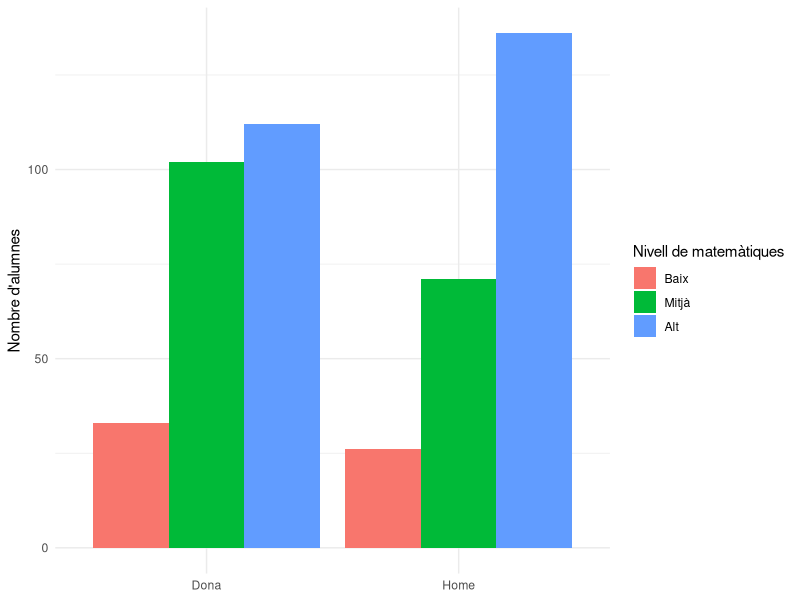
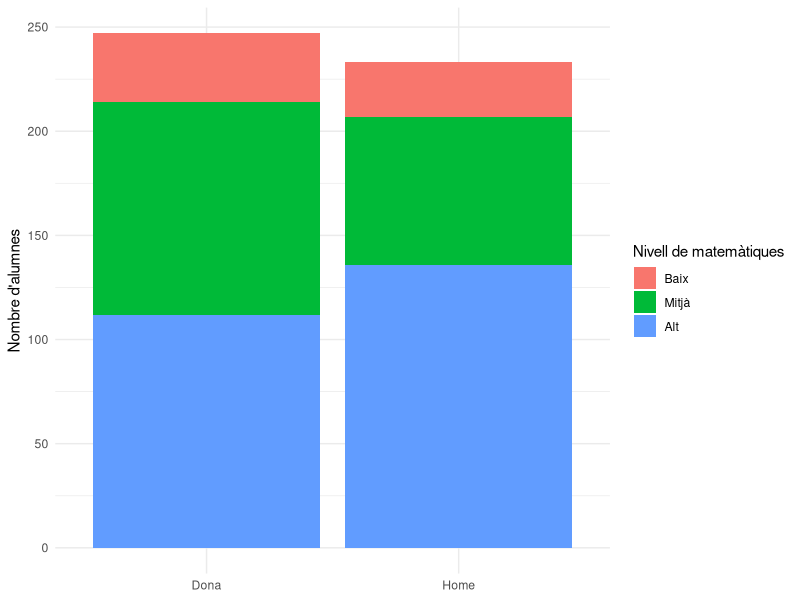
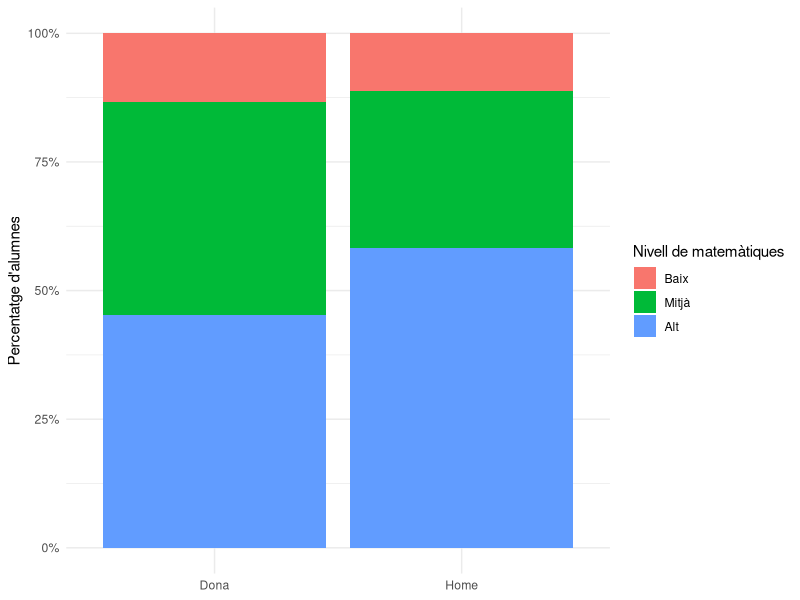
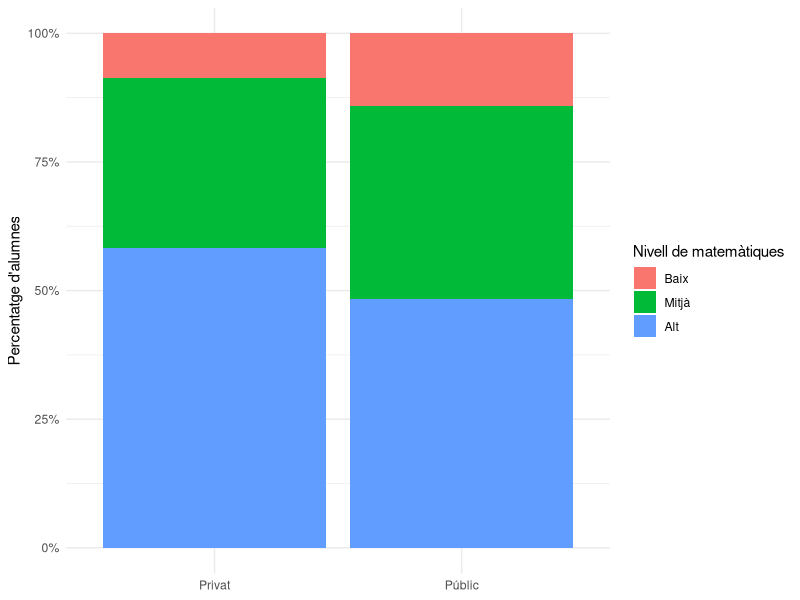
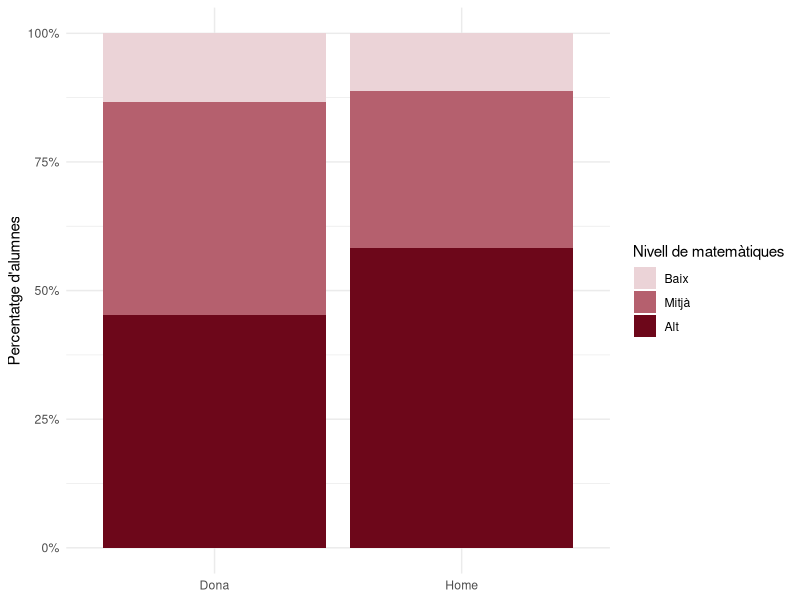
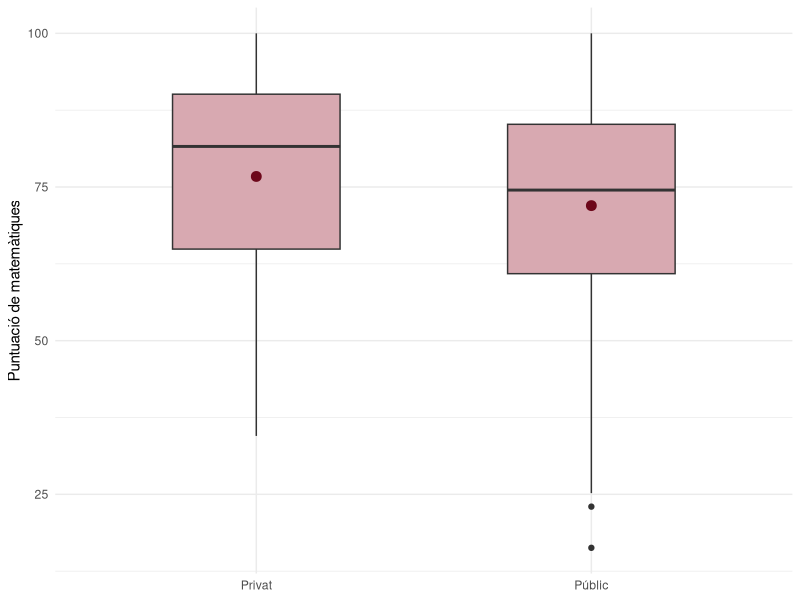
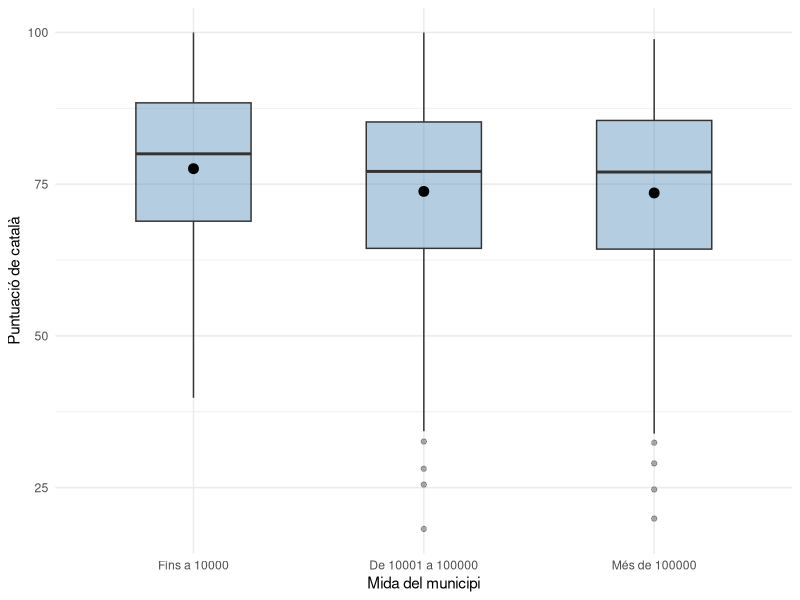
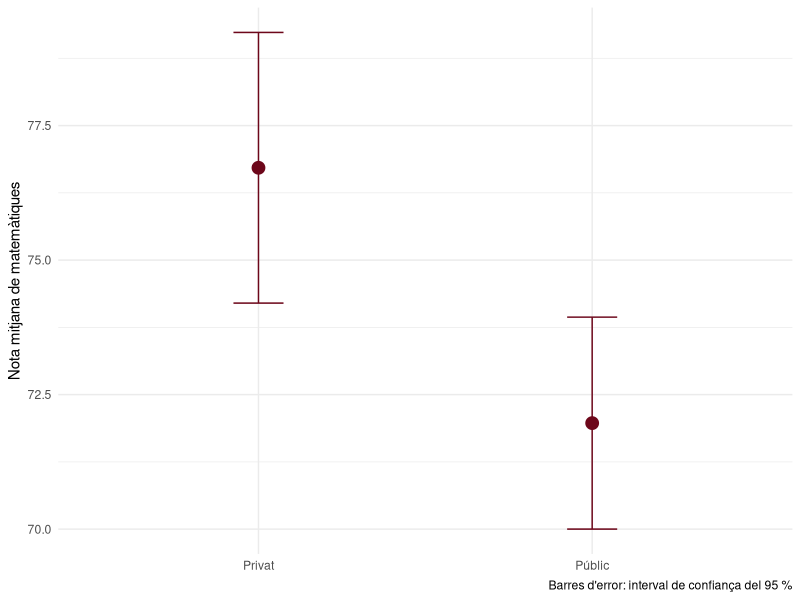

Generate these figures, in order, with R:
## ---- chunk 1
#| label: setup
#| include: false
library(tidyverse)
knitr::opts_chunk$set(fig.width = 7, fig.height = 4, dpi = 110)

competencies <- read_csv2("../dades/competencies.csv", show_col_types = FALSE) |>
  mutate(habitat    = factor(habitat,
                             levels = c("Fins a 10000", "De 10001 a 100000", "Més de 100000")),
         nivell_mat = factor(nivell_mat, levels = c("Baix", "Mitjà", "Alt")))
## ---- chunk 2
ggplot(competencies, aes(x = genere,             # eix X: la VI (gènere)
                         fill = nivell_mat)) +   # color: la VD (nivell de matemàtiques)
  geom_bar(position = "dodge") +                 # barres una al costat de l'altra
  labs(x = NULL,                                 # sense títol a l'eix X
       y = "Nombre d'alumnes",                   # títol de l'eix Y
       fill = "Nivell de matemàtiques") +        # títol de la llegenda
  theme_minimal()                                # estil net
## ---- chunk 3
ggplot(competencies, aes(x = genere, fill = nivell_mat)) +   # el mateix que abans...
  geom_bar() +                                               # ...sense position: barres apilades
  labs(x = NULL,
       y = "Nombre d'alumnes",
       fill = "Nivell de matemàtiques") +
  theme_minimal()
## ---- chunk 4
ggplot(competencies, aes(x = genere, fill = nivell_mat)) +   # el mateix que abans...
  geom_bar(position = "fill") +                              # ...però cada barra suma el 100 %
  scale_y_continuous(labels = scales::percent) +             # eix Y en percentatge
  labs(x = NULL,
       y = "Percentatge d'alumnes",
       fill = "Nivell de matemàtiques") +
  theme_minimal()
## ---- chunk 5
ggplot(competencies, aes(x = titularitat, fill = nivell_mat)) +   # VI a l'eix X, VD al color
  geom_bar(position = "fill") +                                   # barres al 100 %
  scale_y_continuous(labels = scales::percent) +                  # eix Y en percentatge
  labs(x = NULL, y = "Percentatge d'alumnes",
       fill = "Nivell de matemàtiques") +
  theme_minimal()
## ---- chunk 6
ggplot(competencies, aes(x = genere, fill = nivell_mat)) +
  geom_bar(position = "fill") +
  scale_y_continuous(labels = scales::percent) +
  scale_fill_manual(values = c("Baix"  = "#EBD3D7",     # un color per a cada categoria,
                               "Mitjà" = "#B5606E",     # de clar a fosc
                               "Alt"   = "#6D071A")) +
  labs(x = NULL, y = "Percentatge d'alumnes",
       fill = "Nivell de matemàtiques") +
  theme_minimal()
## ---- chunk 7
ggplot(competencies, aes(x = titularitat,          # eix X: els grups
                         y = nota_mat)) +          # eix Y: la nota
  geom_boxplot(fill = "#D8A9B1", width = 0.5) +    # una caixa per grup
  stat_summary(fun = mean,                         # calcula la mitjana de cada grup...
               geom = "point",                     # ...i la dibuixa com un punt
               color = "#6D071A", size = 3) +
  labs(x = NULL, y = "Puntuació de matemàtiques") +
  theme_minimal()
## ---- chunk 8
ggplot(competencies, aes(x = habitat, y = nota_cat)) +            # grups a l'eix X, nota a l'eix Y
  geom_boxplot(fill = "steelblue", alpha = 0.4, width = 0.5) +    # alpha: transparència (0 a 1)
  stat_summary(fun = mean, geom = "point", size = 3) +            # punt amb la mitjana
  labs(x = "Mida del municipi", y = "Puntuació de català") +
  theme_minimal()
## ---- chunk 9
mitjanes_tit <- competencies |>
  group_by(titularitat) |>
  summarise(n       = n(),
            mitjana = mean(nota_mat),
            se      = sd(nota_mat) / sqrt(n),   # error estàndard
            inf     = mitjana - 1.96 * se,      # límit inferior de l'IC del 95 %
            sup     = mitjana + 1.96 * se)      # límit superior de l'IC del 95 %

mitjanes_tit
## ---- chunk 10
ggplot(mitjanes_tit, aes(x = titularitat, y = mitjana)) +   # un punt per grup: la mitjana
  geom_errorbar(aes(ymin = inf, ymax = sup),                 # barra d'error: de inf a sup
                width = 0.15,                                # amplada dels "bigotis"
                color = "#6D071A") +
  geom_point(size = 4, color = "#6D071A") +                  # el punt de la mitjana
  labs(x = NULL,
       y = "Nota mitjana de matemàtiques",
       caption = "Barres d'error: interval de confiança del 95 %") +
  theme_minimal()
## ---- chunk 11
competencies |>
  filter(!is.na(nota_cat)) |>                     # traiem els alumnes sense nota de català
  group_by(habitat) |>
  summarise(n       = n(),
            mitjana = mean(nota_cat),
            se      = sd(nota_cat) / sqrt(n),
            inf     = mitjana - 1.96 * se,
            sup     = mitjana + 1.96 * se) |>
  ggplot(aes(x = habitat, y = mitjana)) +         # a partir d'aquí, amb +
  geom_errorbar(aes(ymin = inf, ymax = sup), width = 0.15, color = "steelblue") +
  geom_point(size = 4, color = "steelblue") +
  labs(x = "Mida del municipi", y = "Nota mitjana de català") +
  theme_minimal()
## ---- chunk 12
mitjanes <- competencies |>                    # 1. calculem les mitjanes per grup...
  group_by(titularitat, genere) |>
  summarise(mitjana = mean(nota_mat))

mitjanes                                       # (és el pas 7 de la pràctica)

ggplot(mitjanes, aes(x = titularitat,          # 2. ...i les dibuixem
                     y = mitjana,              # alçada de la barra: la mitjana
                     fill = genere)) +         # color: el gènere
  geom_col(position = "dodge") +               # barres una al costat de l'altra
  labs(x = NULL, y = "Nota mitjana de matemàtiques", fill = NULL) +
  theme_minimal()
## ---- chunk 13
competencies |>                                            # es pot enllaçar tot amb el pipe...
  group_by(habitat) |>
  summarise(mitjana = mean(nota_mat)) |>
  ggplot(aes(x = habitat, y = mitjana)) +                  # ...i a partir d'aquí, amb +
  geom_col(fill = "steelblue", width = 0.6) +
  labs(x = "Mida del municipi", y = "Nota mitjana de matemàtiques") +
  theme_minimal()
## ---- chunk 14
#| fig-height: 3.5
ggplot(competencies, aes(x = nota_mat)) +                         # histograma de la nota...
  geom_histogram(binwidth = 5, fill = "#D8A9B1", color = "white") +
  facet_wrap(~ genere) +                                          # ...un per a cada gènere
  labs(x = "Puntuació de matemàtiques", y = "Nombre d'alumnes") +
  theme_minimal()
## ---- chunk 15
#| fig-height: 3.5
ggplot(competencies, aes(x = nota_ang)) +
  geom_histogram(binwidth = 5, fill = "steelblue", color = "white") +
  facet_wrap(~ titularitat) +                                     # un gràfic per titularitat
  labs(x = "Puntuació d'anglès", y = "Nombre d'alumnes") +
  theme_minimal()
